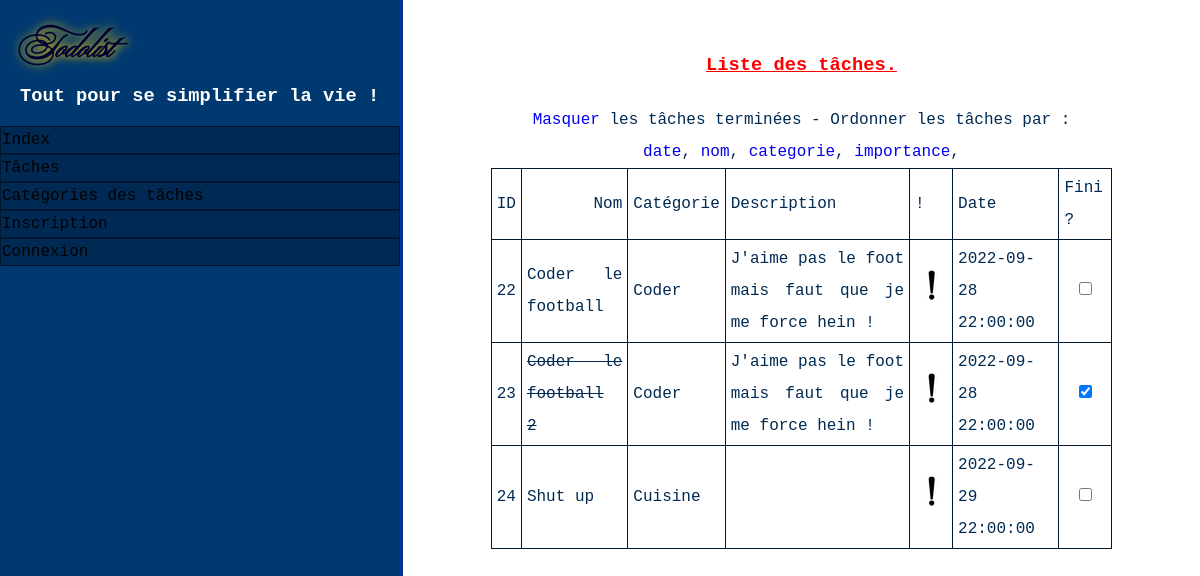
Before: / with the older database file.
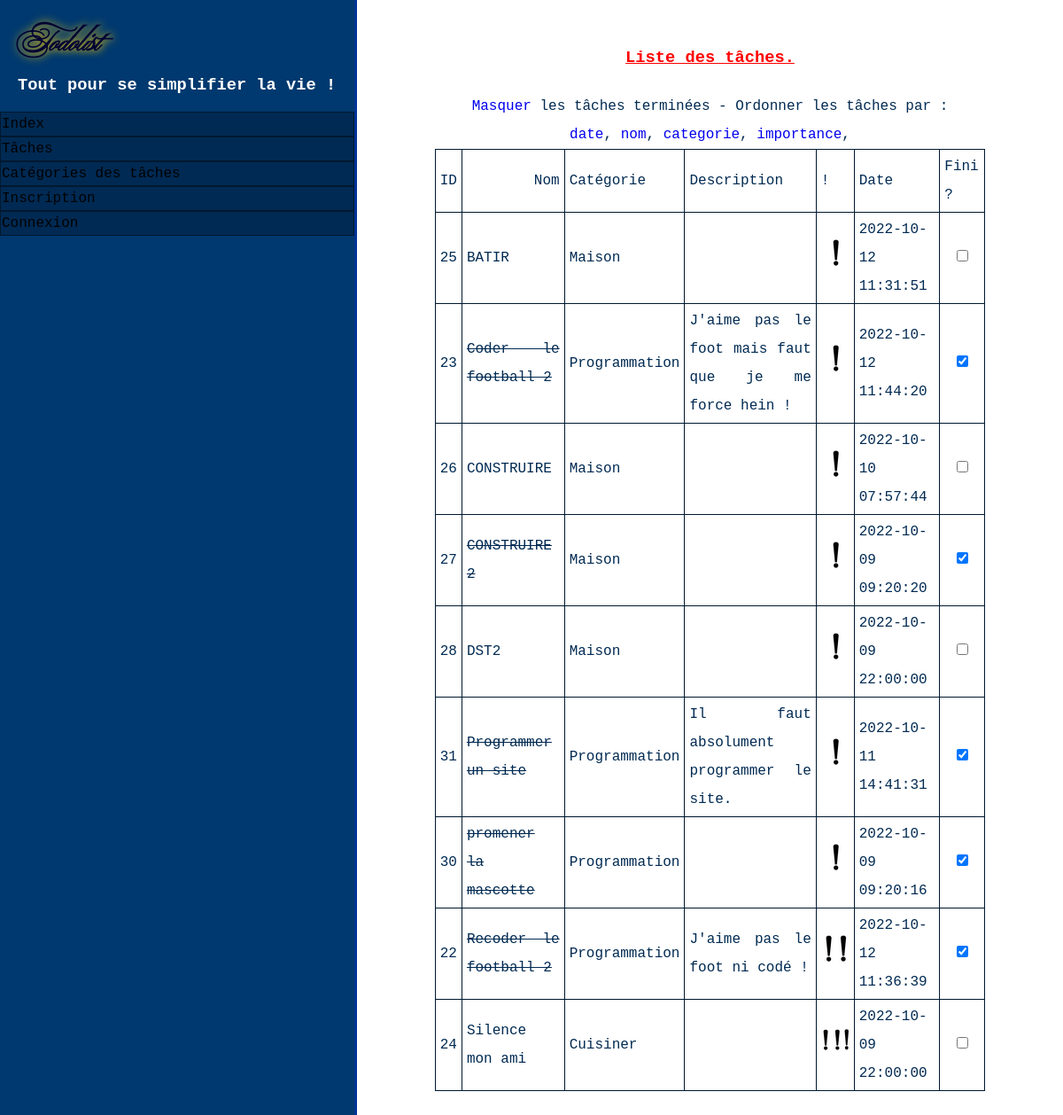
After: the same page with the newer database file.
### tables this page shows
CREATE TABLE `taches` (
  `id` int(11) NOT NULL,
  `id_categorie` int(11) NOT NULL,
  `nom_tache` varchar(200) NOT NULL,
  `description` text NOT NULL,
  `date` timestamp NOT NULL DEFAULT current_timestamp() ON UPDATE current_timestamp(),
  `rappel` timestamp NULL DEFAULT NULL,
  `importance` tinyint(4) NOT NULL,
  `complete` tinyint(1) NOT NULL DEFAULT 0
);

CREATE TABLE `categories` (
  `id` int(11) NOT NULL,
  `categorie` varchar(100) NOT NULL
);

### includes/php/include_base.php (called while the page is built, shortened)
<?php
function qmark_part($except = [], $new_g_ext = [], $extra_text = '')
{
	$get_pieces = $_GET;
	foreach($new_g_ext as $key => $value)
	{
		$get_pieces[$key] = $value;
	}
    array_walk($get_pieces, 'getimplode');
    return '?' . implode('&', $get_pieces) . $extra_text;
}
?>

### includes/php/include_index.php (the view, shortened to what this page needs)
<?php
$a_completes = false;
$where_complete = '';
if(isset($_GET['aff_complete']))
{
	if($_GET['aff_complete'] == 0)
	{
		nouv_cookie('aff_complete', 0);
	}
	else
	{
		$a_completes = true;
		nouv_cookie('aff_complete', 1);
	}
}
elseif(isset($_COOKIE['aff_complete']) and $_COOKIE['aff_complete'] == 0)
{
	nouv_cookie('aff_complete', 0);
}
else
{
	$a_completes = true;
}
if($a_completes)
{
	$get_complete = 0;
	$str_complete = 'Masquer';
}
else
{
	$where_complete = 'complete != 1';
	$get_complete = 1;
	$str_complete = 'Afficher';
	nouv_cookie('aff_complete', 0);
}
function taches_date($pdo)
{
	$sql_exec = [];
	$where = '';
	$key_order = 'nom';
	$order_by = ORDER_ARRAY[$key_order];
	$sql_q = 'SELECT taches.*, DATE_FORMAT(taches.date,"%d/%m/%Y") AS `french_date`,'
	. ' categories.categorie FROM taches'
	. ' LEFT JOIN categories'
	. ' ON categories.id = taches.id_categorie'
	. ' ' . $where
	. ' GROUP BY taches.id '
	. ' ORDER BY ' . $order_by . ' ' . $_COOKIE['ASC'];
    $sth = $pdo->prepare($sql_q);
	$sth->execute($sql_exec);
	$taches = $sth->fetchAll();
    $desc_taches = '';
	foreach ($taches as $row) {
		$class_s = "";
		if($row['complete'] == 1)
		{
			$class_s = 'class="barrer"';
		}
		$desc_taches .= '<tr>' . PHP_EOL
		. '<td>' . $row['id'].'</td>' . PHP_EOL
		. '<td id="titre_tache' . $row['id'].'" ' . $class_s . '>' . htmlentities($row['nom_tache']).  '</td>'
		. PHP_EOL . '<td>' .htmlentities($row['categorie']) . '</td>' . PHP_EOL
		. '<td class="description">' . htmlentities($row['description']) . '</td>' . PHP_EOL
		. '<td class="importance">';
		for($i=1;$i<=3;$i++)
		{
			if(($i == 1 and !in_array($row['importance'], range(1,3))) or $i == $row['importance'])
			{
				$desc_taches .= '<img src="img/im' . str_repeat("p", $i) . '.png" alt="' . str_repeat('très', $i-1) . ' important"/>';
			}
		}
		$ck_termine = '';
		if($row['complete'] == 1)
			$ck_termine = 'checked';
		$desc_taches .= '</td>' . PHP_EOL
		. '<td>' . $row['date'] . '</td>' . PHP_EOL
		. '<td class="termine_tache"><input type="checkbox" id="termine'
		. strval($row['id']) . '" onclick="BarrerTexte(' . $row['id']. ')"'
		. $ck_termine . '/></td>' . PHP_EOL
		. '</tr>' . PHP_EOL ;
	}
    return $desc_taches;
}
?>

### www/index.php (shortened to what this page needs)
<?php
require_once('../includes/php/include_base.php');
require_once('../includes/php/include_index.php');
?>
<table id="taches">
<caption>
<h3>Liste des tâches.</h3>
<a class="" href="<?=qmark_part(['aff_complete'], ['aff_complete' => $get_complete])?>#taches"><?=$str_complete?></a> les tâches terminées  - Ordonner les tâches par :<br />
<?php foreach(ORDER_ARRAY as $cle => $o_by) { ?>
<a href='<?=qmark_part(['order_by'], ['order_by' => $cle])?>'><?=$cle?></a>, <?php } ?>
</caption>
<tr>
    <td>ID</td>
    <td class="titre_tache">Nom</td>
	<td>Catégorie</td>
    <td class="description">Description</td>
    <td>!</td>
    <td>Date</td>
	<td>Fini ?</td>
</tr>
<?php
echo taches_date($pdo);
?>
</table>
<?php
require_once('../includes/html/include_footer.php');
?>

### includes/html/include_footer.php (shortened to what this page needs)
		</div>
	</div>
	</body>
</html>

### www/css/design.css (style rules this page uses)
html, body { height: 100%; margin: 0; }
header { padding: 0; margin: 0; }
table { margin: auto; width: 80%; }
table, tr, td { border: 1px solid #00182F; color: #002A52; border-collapse: collapse; }
tr, td { padding: 3px 5px 3px 5px; }
.titre_tache { text-align: right; }
a { text-decoration: none; }
.importance { text-align: center; margin: 2px 5px 2px 5px; }
.termine_tache { text-align: center; }
.barrer { text-decoration: line-through; }
.page { padding: 0; margin: 0; display: flex; flex-direction: row; min-height: 100%; }
.page > div.menu { background-color: #00396F; width: 400px; color: white; }
h1 { color: #000033; text-shadow: #FC0 1px 0 10px; font-family: 'balletregular', "Lucida Console", "Courier New", monospace; padding: 10px 20px 0px 20px; }
.menu h3 { color: white; font-family: 'martelheavy', "Lucida Console", "Courier New", monospace; padding: 0px 20px; }
#menu { width: 100%; overflow: auto; }
ul { margin: 0; padding: 0; white-space: nowrap; }
ul li { color: #4E759B; background-color: #002A53; margin: 0; padding: 0; width: calc(100%-7px); }
ul > li > a { font-family: 'martelheavy', "Lucida Console", "Courier New", monospace; color: #000204; background-color: #002A53; border: 1px solid #00182F; text-decoration: none; display: inline-block; box-sizing: border-box; width: 100%; margin: 0; padding: 4px 1px; }
.texte { width: calc(100%-5px); flex: 1; display: block; padding: 0px 5px; color: #002A53; border-left: 3px solid #003399; padding: 10px; background-color: #FFFFFF; text-align: justify; font-family: 'martelheavy', "Lucida Console", "Courier New", monospace; color: #000033; line-height: 2; }
.texte h3 { text-align: center; color: red; text-decoration: underline; }

Changed rows visible on the page:
added taches: id "25", nom_tache "BATIR", id_categorie.categorie "Maison", importance 0 (drawn), date "2022-10-12 11:31:51"
changed taches "Coder le football 2": id_categorie.categorie "Coder" → "Programmation"; date "2022-09-28 22:00:00" → "2022-10-12 11:44:20"; moves up the list
added taches: id "26", nom_tache "CONSTRUIRE", id_categorie.categorie "Maison", importance 0 (drawn), date "2022-10-10 07:57:44"
added taches: id "27", nom_tache "CONSTRUIRE 2", id_categorie.categorie "Maison", importance 1 (drawn), date "2022-10-09 09:20:20", complete 1 (drawn)
added taches: id "28", nom_tache "DST2", id_categorie.categorie "Maison", importance 1 (drawn), date "2022-10-09 22:00:00"
added taches: id "31", nom_tache "Programmer un site", id_categorie.categorie "Programmation", description "Il faut absolument programmer le site.", importance 0 (drawn), date "2022-10-11 14:41:31", complete 1 (drawn)
added taches: id "30", nom_tache "promener la mascotte", id_categorie.categorie "Programmation", importance 0 (drawn), date "2022-10-09 09:20:16", complete 1 (drawn)
changed taches id 22: nom_tache "Coder le football" → "Recoder le football 2"; id_categorie.categorie "Coder" → "Programmation"; description "J'aime pas le foot mais faut que je me force hein !" → "J'aime pas le foot ni codé !"; importance 0 → 2 (drawn); date "2022-09-28 22:00:00" → "2022-10-12 11:36:39"; id "☐" → "☑"
changed taches id 24: nom_tache "Shut up" → "Silence mon ami"; id_categorie.categorie "Cuisine" → "Cuisiner"; importance 0 → 3 (drawn); date "2022-09-29 22:00:00" → "2022-10-09 22:00:00"
